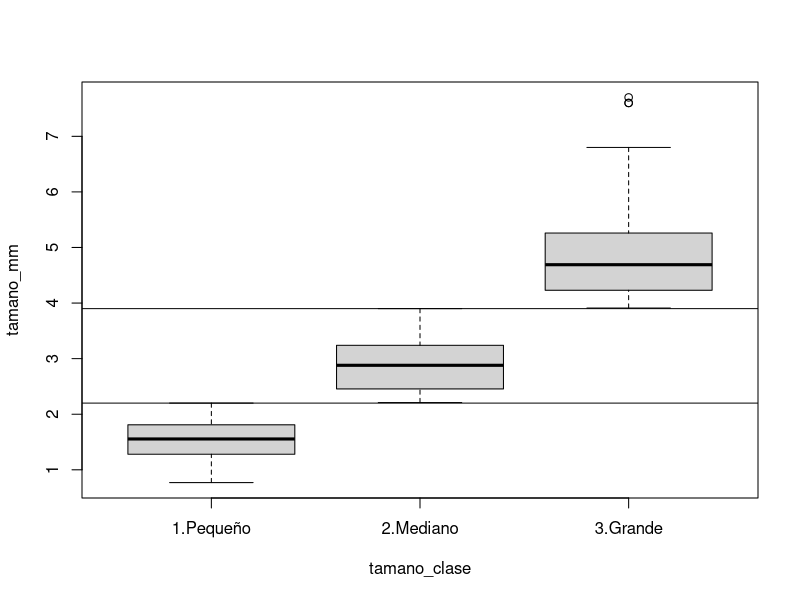
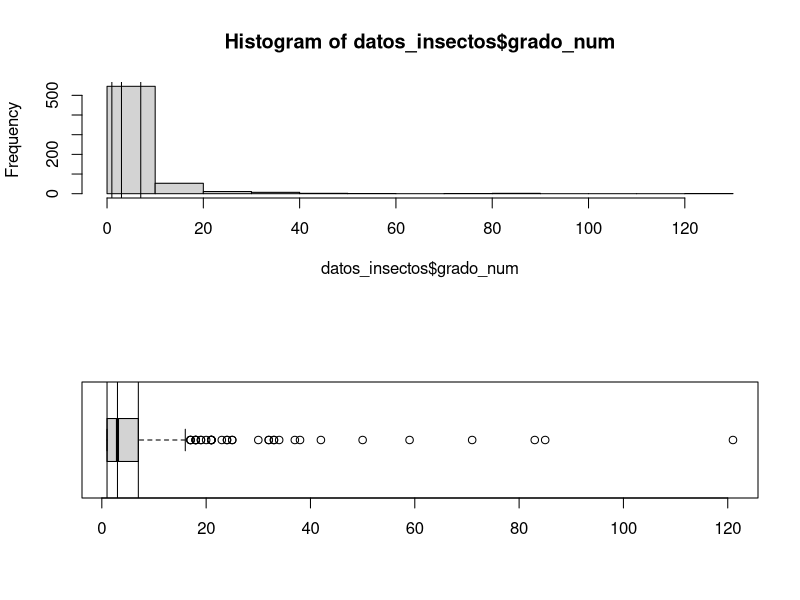

Generate these figures, in order, with R: (Note: this script raises an error after producing the figures.)
# Analisis de G vs DIT
# Variaciones de variables
# ==============================================================================
# SCRIPT DE REFERENCIA: MODELADO DE VARIABLES CONTINUAS Y CATEGÓRICAS
# Contexto: Tamaño de Insectos vs. Grado de Generalización de Dieta
# ==============================================================================

# 0. Cargar librerías necesarias
# install.packages(c("ranger", "mgcv", "dplyr"))
library(ranger) # Para Random Forest
library(mgcv)   # Para Modelos Aditivos Generalizados (GAM)
library(dplyr)  # Para manipulación de datos

# 1. Simulación de Datos de Ejemplo
set.seed(42) # Para reproducibilidad

# Generamos 200 observaciones simulando una comunidad de insectos
n_obs <- 200


datos_insectos <- read.csv("GyTCV2.csv")
head(datos_insectos)

# Clasificamos el tamaño
datos_insectos$tamano_mm <- datos_insectos$DIT.final
datos_insectos$tamano_clase[datos_insectos$tamano_mm <= 2.2] <- "1.Pequeño"
datos_insectos$tamano_clase[datos_insectos$tamano_mm > 2.2 & datos_insectos$tamano_mm <= 3.9] <- "2.Mediano"
datos_insectos$tamano_clase[datos_insectos$tamano_mm > 3.9] <- "3.Grande"

boxplot(tamano_mm~tamano_clase,datos_insectos)
abline(h=c(2.2,3.9))


# Respuestas (Y)
datos_insectos$grado_num <- datos_insectos$Z_Grado
datos_insectos$grado_num <- datos_insectos$Grado
datos_insectos <- subset(datos_insectos, !is.na(Z_Grado))
par(mfrow=c(2,1))
hist(datos_insectos$grado_num)
abline(v=(summary(datos_insectos$grado_num)[c(2,3,5)]))
boxplot(datos_insectos$grado_num, horizontal = TRUE)
abline(v=(summary(datos_insectos$grado_num)[c(2,3,5)]))

# Simulamos la dieta (Categórica Binaria: Especialista/Generalista)
# Insectos más grandes tienen mayor probabilidad de ser generalistas
datos_insectos$clase_especializacion <- NA
summary(datos_insectos$grado_num)
datos_insectos$clase_especializacion[datos_insectos$grado_num <  summary(datos_insectos$grado_num)[3]] <- "1.Especialista"
datos_insectos$clase_especializacion[datos_insectos$grado_num >=  summary(datos_insectos$grado_num)[3]] <- "2.Generalista"
# datos_insectos$clase_especializacion[datos_insectos$grado_num >  summary(datos_insectos$grado_num)[3] &
                                       # datos_insectos$grado_num <=  summary(datos_insectos$grado_num)[5]] <- "2.2.Generalista"
# datos_insectos$clase_especializacion[datos_insectos$grado_num >  summary(datos_insectos$grado_num)[5]] <- "3.Hipergeneralista"

head(datos_insectos)

table(datos_insectos$clase_especializacion)
summary(as.factor(datos_insectos$clase_especializacion))



geograficas <- base_datos$ubicacion.geografica
geograficas$ID[geograficas$ID=="Santos_2010"] <- "M_076"
geograficas$ID[geograficas$ID=="M_Var2012"] <- "M_077"
datos_geo <- merge(datos_insectos, geograficas, by="ID")
head(datos_geo)

datos_geo$clase_latitud <- NA
datos_geo$clase_latitud[abs(datos_geo$Latitud)<30] <- "1.Baja"
datos_geo$clase_latitud[abs(datos_geo$Latitud)>=30 & abs(datos_geo$Latitud)<90] <- "2.Media"
datos_geo$clase_latitud[abs(datos_geo$Latitud)>=100] <- "3.Alta"
table(datos_geo$clase_latitud)






# ==============================================================================
# ANÁLISIS 1: X Categórica -> Y Continua
# (Ej: Grado de generalización (índice) entre clases de tamaño)
# ==============================================================================

print("--- 1A. ANOVA Clásico ---")
modelo_anova <- aov(grado_num ~ tamano_clase, data = datos_insectos)
summary(modelo_anova)


# 1. Cargar librerías necesarias
library(ggplot2)
library(ggpubr) # Para agregar p-values fácilmente

# 4. Visualizar con ggplot2 y ggpubr
ggplot(datos_insectos, aes(x = tamano_clase, y = grado_num, fill = tamano_clase)) +
  geom_boxplot(alpha = 0.7) +
  theme_minimal() +
  # Añade comparaciones de Tukey (o wilcox/t.test)
  stat_compare_means(method = "anova", label.y = 10) + # P-value global
  stat_compare_means(comparisons = list(c("1.Pequeño", "2.Mediano"), c("2.Mediano", "3.Grande"), c("1.Pequeño", "3.Grande")), 
                     label = "p.signif") + # P-values por pares
  labs(
    title = "Grado de Generalización por Clase de Tamaño",
    x = "Clase de Tamaño del Insecto",
    y = "Índice de Generalización Z score",
    subtitle = "Comparación de distribuciones (Categórica vs Continua)") +
  theme(legend.position = "none") # Ocultamos la leyenda porque el eje X ya lo explica


# Prueba post-hoc si hay diferencias significativas
TukeyHSD(modelo_anova)



# ==============================================================================
# ANÁLISIS 2: X Continua -> Y Continua
# (Ej: Grado de generalización (índice) en función del tamaño en mm)
# ==============================================================================

print("--- 2A. Regresión Lineal Simple ---")
modelo_lm <- lm(grado_num ~ tamano_mm, data = datos_insectos)
summary(modelo_lm)
plot(modelo_lm)

print("--- 2B. Modelos Aditivos Generalizados (GAM) ---")
# Ideal si sospechamos que la generalización hace una asíntota al llegar a cierto tamaño
modelo_gam <- gam(grado_num ~ s(tamano_mm), data = datos_insectos, method = "REML")
plot(grado_num~tamano_mm, datos_insectos)
abline(modelo_lm, col="red")
# plot(modelo_gam, pages = 1) # Para ver la curva de respuesta

# ==============================================================================
# GRÁFICO 2: Continua vs Continua (Regresión / GAM)
# Tipo: Gráfico de Dispersión con Línea de Tendencia
# ==============================================================================
# Se usa geom_smooth() para añadir la curva. Usamos "lm" para regresión lineal 
# o "gam" para relaciones no lineales.

plot_regresion <- ggplot(datos_insectos, aes(x = tamano_mm, y = grado_num)) +
  geom_point(alpha = 0.5, color = "#2c3e50") + # Puntos de datos
  geom_smooth(method = "gam", color = "#e74c3c", fill = "#e74c3c", alpha = 0.2) + # Curva ajustada
  theme_minimal() +
  labs(
    title = "Relación entre Tamaño y Grado de Generalización",
    subtitle = "Tendencia continua con modelo GAM (Continua vs Continua)",
    x = "Tamaño (mm)",
    y = "Índice de Generalización Z score"
  )

print(plot_regresion)


# ==============================================================================
# ANÁLISIS 3: X Continua -> Y Categórica
# (Ej: Probabilidad de ser Generalista según el tamaño en mm)
# ==============================================================================

print("--- 3. Regresión Logística ---")
# IMPORTANTE: glm() toma el segundo nivel del factor alfanuméricamente como el "éxito" (1).
# Levels son "Especialista", "Generalista", por lo que modelará la prob de "Generalista".

modelo_logistico <- glm(clase_especializacion ~ tamano_mm, data = datos_insectos, family = "binomial")
summary(modelo_logistico)
# ==============================================================================
# GRÁFICO 3: Continua vs Categórica (Regresión Logística)
# Tipo: Curva Logística sobre Datos Binarios
# ==============================================================================
# Para ggplot2, necesitamos que la variable categórica sea numérica (0 y 1).
# Creamos una variable temporal para el gráfico: 1 = Generalista, 0 = Especialista.

datos_insectos$clase_especializacion_binaria <- ifelse(datos_insectos$clase_especializacion == "2.Generalista", 1, 0)


library(lme4)
# Ajuste del modelo
modelo_mixto <- glmer(
  clase_especializacion_binaria ~ tamano_mm + (1 | ID), 
  data = datos_geo, 
  family = binomial(link = "logit")
)
# Ver resultados
summary(modelo_mixto)

modelo_mixto2 <- glmer(
  clase_especializacion_binaria ~ tamano_mm + clase_latitud + (1 | ID), 
    data = datos_geo, 
  family = binomial(link = "logit")
)
summary(modelo_mixto2)

anova(modelo_mixto, modelo_mixto2, test = "Chisq")

# 1. Cargar librerías
library(effects)
library(ggplot2)

# 2. Extraer los efectos de la variable 'tamano_mm'
# Esto calcula las probabilidades y los intervalos de confianza
efectos_tamano <- as.data.frame(effect("tamano_mm", modelo_mixto))

# 3. Crear el gráfico con ggplot2
ggplot(efectos_tamano, aes(x = tamano_mm, y = fit)) +
  # Añadimos la banda de confianza
  geom_ribbon(aes(ymin = lower, ymax = upper), fill = "lightblue", alpha = 0.4) +
  # Añadimos la línea de la curva logística
  geom_line(color = "darkblue", size = 1.2) +
  # Opcional: Añadir los datos originales (alfombra de datos)
  geom_rug(data = datos_insectos, aes(y = clase_especializacion_binaria), 
           sides = "b", alpha = 0.3) +
  # Etiquetas y formato
  labs(
    title = "Efecto del Tamaño en la Especialización",
    subtitle = "Modelo logístico de efectos mixtos (ID como intercepto aleatorio)",
    x = "Tamaño (mm)",
    y = "Probabilidad de Especialización"
  ) +
  scale_y_continuous(labels = scales::percent) + # Muestra eje Y en porcentaje
  theme_bw()


# 1. Cargar librerías
library(emmeans)
library(ggplot2)
library(dplyr)

# 2. Generar una malla de datos para las predicciones
# Creamos un rango de tamaño (tamano_mm) para cada ID
grid <- expand.grid(
  tamano_mm = seq(min(datos_insectos$tamano_mm), max(datos_insectos$tamano_mm), length.out = 20),
  ID = unique(datos_insectos$ID)
)

head(grid)

rangos <- datos_insectos |> group_by(ID) |> summarise(t.min=min(tamano_mm,na.rm = TRUE),
                                                      t.max=max(tamano_mm,na.rm = TRUE))

head(rangos)

grid_rangos <- merge(grid, rangos)
grid_rangos$delta.1 <- grid_rangos$tamano_mm- grid_rangos$t.min
grid_rangos$delta.2 <- grid_rangos$tamano_mm- grid_rangos$t.max
head(grid_rangos)

grid_rangos <- subset(grid_rangos, delta.1>=0 & delta.2 <=0)
# 3. Calcular las predicciones incluyendo el efecto aleatorio (re.form = NULL)
# Usamos type = "response" para obtener probabilidades (0 a 1)
grid <- grid_rangos
grid$probabilidad <- predict(modelo_mixto, newdata = grid, type = "response")
head(grid)

grid2 <- merge(grid, unique(datos_geo[,c("ID","clase_latitud")], by="ID"))
grid2 <- grid2[,c("clase_latitud","ID","tamano_mm")]
head(grid2)
grid2$probabilidad <- predict(modelo_mixto2, newdata = grid2, type = "response")
head(grid2)
grid2 <- grid2[order(grid2$clase_latitud, grid2$ID, grid2$tamano_mm),]
grid2$color <- 1
grid2$color[grid2$clase_latitud=="2.Media"] <- 2
head(grid2)

# 4. Calcular también la tendencia global (Efecto fijo puro)
grid_global <- data.frame(
  tamano_mm = seq(min(datos_insectos$tamano_mm), max(datos_insectos$tamano_mm), length.out = 100)
)
grid_global$probabilidad <- predict(modelo_mixto, newdata = grid_global, re.form = NA, type = "response")


grid_global2 <- data.frame(
  clase_latitud=c("1.Baja","2.Media"),
  tamano_mm = seq(min(datos_geo$tamano_mm), max(datos_geo$tamano_mm), length.out = 100)
)
grid_global2$probabilidad <- predict(modelo_mixto2, newdata = grid_global2, re.form = NA, type = "response")
grid_global2 <- grid_global2[order(grid_global2$clase_latitud),]

# 5. Graficar

png("Probabilidad_GeneralistaPorID.png")
ggplot() +
  # Líneas finas para cada ID (Efectos aleatorios)
  geom_line(data = grid, aes(x = tamano_mm, y = probabilidad, group = ID), 
            color = "gray", alpha = 0.4) +
  # Línea gruesa para la tendencia promedio (Efecto fijo)
  geom_line(data = grid_global, aes(x = tamano_mm, y = probabilidad), 
            color = "firebrick", size = 1.5) +
  labs(
    title = "Probabilidad de ser Generalista por ID",
    subtitle = "Gris: Efectos individuales por ID | Rojo: Tendencia global estimada",
    x = "Tamaño (mm)",
    y = "Probabilidad"
  ) +
  scale_y_continuous(labels = scales::percent, limits = c(0, 1)) +
  theme_minimal()

dev.off()

# Prob por clase
library(ggeffects)
library(ggplot2)

# 1. Calcular las predicciones para la combinación de tamaño y latitud
# El modelo debe ser: clase ~ tamano_mm + latitud_clase + (1 | ID)
pred_latitud <- ggpredict(modelo_mixto2, terms = c("tamano_mm [all]", "clase_latitud"))

# 2. Graficar
ggplot(pred_latitud, aes(x = x, y = predicted, color = group, fill = group)) +
  geom_ribbon(aes(ymin = conf.low, ymax = conf.high), alpha = 0.2, color = NA) +
  geom_line(size = 1.2) +
  labs(
    title = "Probabilidad de Especialización por Latitud",
    x = "Tamaño (mm)",
    y = "Probabilidad Predicha",
    color = "Clase de Latitud",
    fill = "Clase de Latitud"
  ) +
  scale_y_continuous(labels = scales::percent, limits = c(0, 1)) +
  scale_color_manual(values = c("steelblue", "firebrick")) +
  scale_fill_manual(values = c("steelblue", "firebrick")) +
  theme_minimal()

png("Probabilidad_GeneralistaPorClaseLatitud.png")
ggplot() +
  # Líneas finas para cada ID (Efectos aleatorios)
  geom_line(data = grid2, aes(x = tamano_mm, y = probabilidad, group = clase_latitud), 
            color = grid2$color, alpha = 0.4) +
  # Línea gruesa para la tendencia promedio (Efecto fijo)
  geom_line(data = grid_global2, aes(x = tamano_mm, y = probabilidad), 
            color = "firebrick", size = 1.5) +
  labs(
    title = "Probabilidad de ser Generalista por ID",
    subtitle = "Gris: Efectos individuales por ID | Rojo: Tendencia global estimada",
    x = "Tamaño (mm)",
    y = "Probabilidad"
  ) +
  scale_y_continuous(labels = scales::percent, limits = c(0, 1)) +
  theme_minimal()

dev.off()


# 
plot_logistica <- ggplot(datos_insectos, aes(x = tamano_mm, y = clase_especializacion_binaria)) +
  geom_point(alpha = 0.4, size = 2, aes(color = clase_especializacion)) + # Puntos agrupados en 0 y 1
  geom_smooth(method = "glm", method.args = list(family = "binomial"), color = "black") + # Curva logística
  theme_minimal() +
  labs(
    title = "Probabilidad de tener una Dieta Generalista",
    subtitle = "Curva de regresión logística (Continua vs Categórica)",
    x = "Tamaño (mm)",
    y = "Probabilidad de ser Generalista (1 = Sí, 0 = No)"
  ) +
  scale_y_continuous(breaks = c(0, 0.5, 1))

png("Probabilidad_Generalista.png")
print(plot_logistica)
dev.off()

histogram(~tamano_mm|clase_especializacion, datos_insectos, layout=c(1,2))
table(datos_insectos$clase_especializacion)

# 
library(MASS)

# Ajustar modelo ordinal
datos_insectos$clase_especializacion <- as.factor(datos_insectos$clase_especializacion)
modelo_ord <- polr(clase_especializacion ~ tamano_mm, data = datos_insectos, Hess = TRUE)

# Ver resumen
summary(modelo_ord)

# Calcular p-values
tabla_coef <- coef(summary(modelo_ord))
p <- pnorm(abs(tabla_coef[, "t value"]), lower.tail = FALSE) * 2
tabla_final <- cbind(tabla_coef, "p value" = p)
print(tabla_final)

# Crear datos para predecir
nuevos_datos <- data.frame(
  tamano_mm = seq(min(datos_insectos$tamano_mm), max(datos_insectos$tamano_mm), length.out = 100))

# Predecir probabilidades
predicciones <- cbind(nuevos_datos, predict(modelo_ord, nuevos_datos, type = "probs"))

# Formatear para ggplot (formato largo)
library(tidyr)
pred_long <- pivot_longer(predicciones, cols = c("1.Especialista", "2.Generalista"), 
                          names_to = "Nivel", values_to = "Probabilidad")
pred_long$Nivel <- factor(pred_long$Nivel, levels = c("1.Especialista", "2.Generalista"))

# Graficar


png("LogisticoOrdinal4clases.png")
ggplot(pred_long, aes(x = tamano_mm, y = Probabilidad, color = Nivel)) +
  geom_line(size = 1) +
  labs(title = "Probabilidades Predichas por Nivel de Satisfacción",
       x = "Tamaño mm", y = "Probabilidad") +
  theme_minimal()
dev.off()

png("LogisticoOrdinal3clases.png")
ggplot(pred_long, aes(x = tamano_mm, y = Probabilidad, color = Nivel)) +
  geom_line(size = 1) +
  labs(title = "Probabilidades Predichas por Nivel de Satisfacción",
       x = "Tamaño mm", y = "Probabilidad") +
  theme_minimal()
dev.off()


# ==============================================================================
# ANÁLISIS 4: X Categórica -> Y Categórica
# (Ej: Asociación entre Clase de Tamaño y Tipo de Dieta)
# ==============================================================================

print("--- 4. Prueba de Chi-cuadrado ---")
tabla_contingencia <- table(datos_insectos$tamano_clase, datos_insectos$clase_especializacion)
print(tabla_contingencia)

prueba_chi <- chisq.test(tabla_contingencia)
print(prueba_chi)

# Cargar la librería principal para gráficos
library(ggplot2)

# ==============================================================================
# GRÁFICO 4: Categórica vs Categórica (Chi-cuadrado)
# Tipo: Gráfico de Barras Apiladas al 100%
# ==============================================================================
# position="fill" estandariza las barras al 100%, lo que permite comparar 
# proporciones de forma directa, independientemente del tamaño muestral de cada clase.

plot_chi <- ggplot(datos_insectos, aes(x = tamano_clase, fill = clase_especializacion)) +
  geom_bar(position = "fill", alpha = 0.8) +
  theme_minimal() +
  scale_y_continuous(labels = scales::percent) + # Muestra el eje Y como porcentajes
  labs(
    title = "Proporción de Clase de generalización por Clase de Tamaño",
    subtitle = "Asociación de proporciones (Categórica vs Categórica)",
    x = "Clase de Tamaño del Insecto",
    y = "Porcentaje de Individuos",
    fill = "Clase de generalización"
  )

png("ProprcionPorClase.png")
print(plot_chi)
dev.off()




# ==============================================================================
# ANÁLISIS 4: X Categórica -> Y Categórica
# (Ej: Asociación entre Clase de Tamaño y Tipo de Dieta)
# ==============================================================================

print("--- 4. Prueba de Chi-cuadrado ---")

lat.baja <- subset(datos_geo, clase_latitud=="1.Baja")
tabla_contingencia1 <- table(lat.baja$tamano_clase, lat.baja$clase_especializacion)
print(tabla_contingencia1)

prueba_chi1 <- chisq.test(tabla_contingencia1)
print(prueba_chi1)


lat.media <- subset(datos_geo, clase_latitud=="2.Media")
tabla_contingencia2 <- table(lat.media$tamano_clase, lat.media$clase_especializacion)
print(tabla_contingencia2)

prueba_chi2 <- chisq.test(tabla_contingencia2)
print(prueba_chi2)

lat.alta <- subset(datos_geo, clase_latitud=="3.Alta")
tabla_contingencia3 <- table(lat.alta$tamano_clase, lat.alta$clase_especializacion)
print(tabla_contingencia3)

prueba_chi3 <- chisq.test(tabla_contingencia3)
print(prueba_chi3)

# Cargar la librería principal para gráficos
library(ggplot2)

# ==============================================================================
# GRÁFICO 4: Categórica vs Categórica (Chi-cuadrado)
# Tipo: Gráfico de Barras Apiladas al 100%
# ==============================================================================
# position="fill" estandariza las barras al 100%, lo que permite comparar 
# proporciones de forma directa, independientemente del tamaño muestral de cada clase.

plot_chi1 <- ggplot(lat.baja, aes(x = tamano_clase, fill = clase_especializacion)) +
  geom_bar(position = "fill", alpha = 0.8) +
  theme_minimal() +
  scale_y_continuous(labels = scales::percent) + # Muestra el eje Y como porcentajes
  labs(
    title = "Proporción de Tipo de Dieta por Clase de Tamaño Latitud Baja",
    subtitle = "Asociación de proporciones (Categórica vs Categórica)",
    x = "Clase de Tamaño del Insecto",
    y = "Porcentaje de Individuos",
    fill = "Tipo de Dieta"
  )

print(plot_chi1)

plot_chi2 <- ggplot(lat.media, aes(x = tamano_clase, fill = clase_especializacion)) +
  geom_bar(position = "fill", alpha = 0.8) +
  theme_minimal() +
  scale_y_continuous(labels = scales::percent) + # Muestra el eje Y como porcentajes
  labs(
    title = "Proporción de Tipo de Dieta por Clase de Tamaño Latitud Media",
    subtitle = "Asociación de proporciones (Categórica vs Categórica)",
    x = "Clase de Tamaño del Insecto",
    y = "Porcentaje de Individuos",
    fill = "Tipo de Dieta"
  )

print(plot_chi2)

plot_chi3 <- ggplot(lat.alta, aes(x = tamano_clase, fill = clase_especializacion)) +
  geom_bar(position = "fill", alpha = 0.8) +
  theme_minimal() +
  scale_y_continuous(labels = scales::percent) + # Muestra el eje Y como porcentajes
  labs(
    title = "Proporción de Tipo de Dieta por Clase de Tamaño Latitud Alta",
    subtitle = "Asociación de proporciones (Categórica vs Categórica)",
    x = "Clase de Tamaño del Insecto",
    y = "Porcentaje de Individuos",
    fill = "Tipo de Dieta"
  )

print(plot_chi3)



plot(abs(Latitud)~tamano_mm, datos_geo)
     
